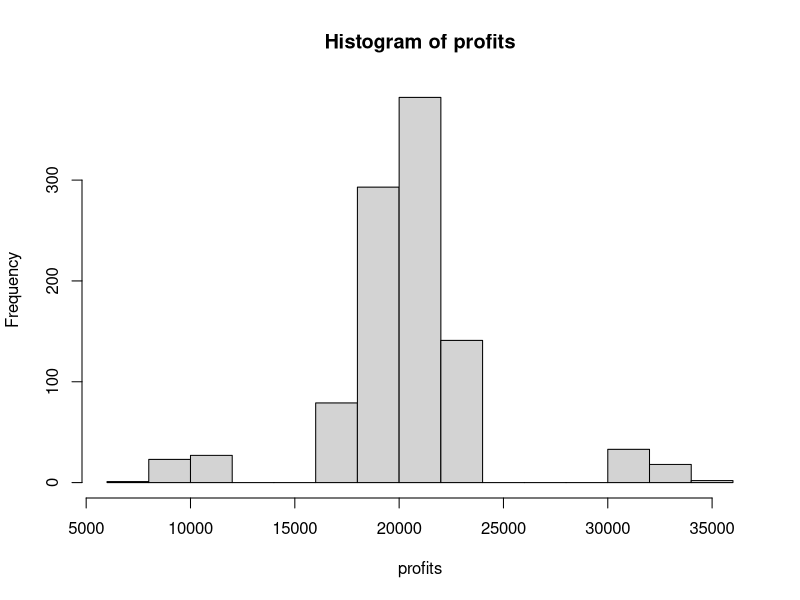

Write R code to recreate this figure.
# Real World Applications of the Binomial Distribution
# Example:

#Imagine that you are data scientists tasked with improving the ROI (Return on Investment) of your company's call centre,
#where employees attempt to call potential customers and get them to purchase our product.

# The typical call centre employee completes on average 50 calls per day.

# The probability of a conversion (purchase) for each call is 4%. (On the basis of survey)

#	The average revenue to your company for each conversion is $20.

# The call center you are analyzing has 100 employees.

# 	Each employee is paid $200 per day of work.
 
# [Think of each employee as a binomially distributed random variable ]
 
 
a<- rbinom(n=50,size=100,p=0.04)   #no of conversions
a

b<- round(mean(a))  #average conversion per emp #round is used for round of 
b

revenue= b * 20
revenue

 
# 1.total conversion=sum(no of conversions)
Total_Conv = sum(a)
Total_Conv

# 2.total revenue=total conversion*revenue
Tot_rev = Total_Conv * revenue
Tot_rev

# 3.total expenses=100*200
Tot_exp = 100 * 200 #total 100 employee paid 200$

# 4. total profit=total revenue-total expenses

Tot_prof = Tot_rev-Tot_exp
Tot_prof


#===============================================================================================================
# Finding same upto 100 simulation

i = 1         #  from 1 to 1000
n = 56        #  total no. of calls 
p = 0.06      #  prob of converion

emp = 100     # total No. of employee
wage = 200    #  cost per employee


profits = vector()                            #empty vector 
while (i<1000) {                              # from 1 to 1000 generating
  conversions = rbinom(n,p,size = emp)        #no of conversions
  m1<- round(mean(conversions))               #average conversion per emp #round is used for round of
  revenue= m1 *20
  TotalRevenue=sum(conversions)*revenue       #total conversion=sum(no of conversions)
  TotalExpenses=emp*wage                      #total expenses
  profits[i] = (TotalRevenue-TotalExpenses)   #total profit=total revenue-total expenses will be stored in empty vector
  i = i+1
}
profits
hist(profits)
 






